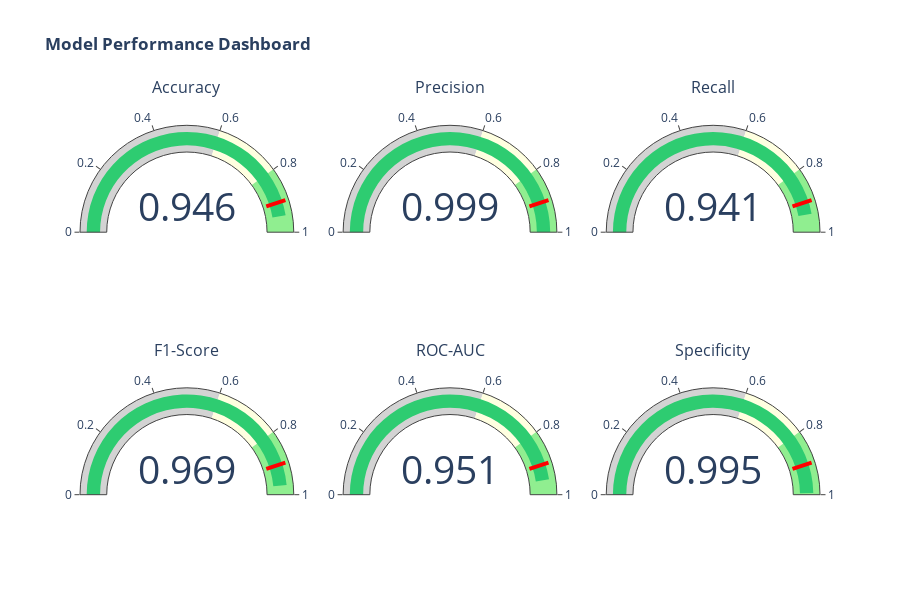

Notebook code for this chart:
### Markdown cell above
### 5.2 Performance Metrics Dashboard

### Code cell
# Extract metrics
metrics = results['performance_metrics']

# Create interactive gauge charts
fig = make_subplots(
    rows=2, cols=3,
    specs=[[{'type': 'indicator'}, {'type': 'indicator'}, {'type': 'indicator'}],
           [{'type': 'indicator'}, {'type': 'indicator'}, {'type': 'indicator'}]],
    subplot_titles=('Accuracy', 'Precision', 'Recall', 'F1-Score', 'ROC-AUC', 'Specificity')
)

# Define metrics and positions
metric_list = [
    ('accuracy', 1, 1),
    ('precision', 1, 2),
    ('recall', 1, 3),
    ('f1_score', 2, 1),
    ('roc_auc', 2, 2),
    ('specificity', 2, 3)
]

for metric_name, row, col in metric_list:
    value = metrics[metric_name]
    color = '#2ecc71' if value >= 0.8 else ('#f39c12' if value >= 0.6 else '#e74c3c')
    
    fig.add_trace(
        go.Indicator(
            mode="gauge+number",
            value=value,
            domain={'x': [0, 1], 'y': [0, 1]},
            gauge={
                'axis': {'range': [0, 1]},
                'bar': {'color': color},
                'steps': [
                    {'range': [0, 0.6], 'color': 'lightgray'},
                    {'range': [0.6, 0.8], 'color': 'lightyellow'},
                    {'range': [0.8, 1], 'color': 'lightgreen'}
                ],
                'threshold': {
                    'line': {'color': 'red', 'width': 4},
                    'thickness': 0.75,
                    'value': 0.9
                }
            }
        ),
        row=row, col=col
    )

fig.update_layout(
    title_text="<b>Model Performance Dashboard</b>",
    height=600,
    showlegend=False
)

fig.show()

### Figure 1 — Plotly figure (JSON) as saved in the notebook; plotly's stock layout.template omitted (floating-point values rounded to 4 significant figures)
{"data": [{"domain": {"x": [0, 0.2889], "y": [0.625, 1]}, "gauge": {"axis": {"range": [0, 1]}, "bar": {"color": "#2ecc71"}, "steps": [{"color": "lightgray", "range": [0, 0.6]}, {"color": "lightyellow", "range": [0.6, 0.8]}, {"color": "lightgreen", "range": [0.8, 1]}], "threshold": {"line": {"color": "red", "width": 4}, "thickness": 0.75, "value": 0.9}}, "mode": "gauge+number", "type": "indicator", "value": 0.9457}, {"domain": {"x": [0.3556, 0.6444], "y": [0.625, 1]}, "gauge": {"axis": {"range": [0, 1]}, "bar": {"color": "#2ecc71"}, "steps": [{"color": "lightgray", "range": [0, 0.6]}, {"color": "lightyellow", "range": [0.6, 0.8]}, {"color": "lightgreen", "range": [0.8, 1]}], "threshold": {"line": {"color": "red", "width": 4}, "thickness": 0.75, "value": 0.9}}, "mode": "gauge+number", "type": "indicator", "value": 0.9994}, {"domain": {"x": [0.7111, 1], "y": [0.625, 1]}, "gauge": {"axis": {"range": [0, 1]}, "bar": {"color": "#2ecc71"}, "steps": [{"color": "lightgray", "range": [0, 0.6]}, {"color": "lightyellow", "range": [0.6, 0.8]}, {"color": "lightgreen", "range": [0.8, 1]}], "threshold": {"line": {"color": "red", "width": 4}, "thickness": 0.75, "value": 0.9}}, "mode": "gauge+number", "type": "indicator", "value": 0.9407}, {"domain": {"x": [0, 0.2889], "y": [0, 0.375]}, "gauge": {"axis": {"range": [0, 1]}, "bar": {"color": "#2ecc71"}, "steps": [{"color": "lightgray", "range": [0, 0.6]}, {"color": "lightyellow", "range": [0.6, 0.8]}, {"color": "lightgreen", "range": [0.8, 1]}], "threshold": {"line": {"color": "red", "width": 4}, "thickness": 0.75, "value": 0.9}}, "mode": "gauge+number", "type": "indicator", "value": 0.9691}, {"domain": {"x": [0.3556, 0.6444], "y": [0, 0.375]}, "gauge": {"axis": {"range": [0, 1]}, "bar": {"color": "#2ecc71"}, "steps": [{"color": "lightgray", "range": [0, 0.6]}, {"color": "lightyellow", "range": [0.6, 0.8]}, {"color": "lightgreen", "range": [0.8, 1]}], "threshold": {"line": {"color": "red", "width": 4}, "thickness": 0.75, "value": 0.9}}, "mode": "gauge+number", "type": "indicator", "value": 0.951}, {"domain": {"x": [0.7111, 1], "y": [0, 0.375]}, "gauge": {"axis": {"range": [0, 1]}, "bar": {"color": "#2ecc71"}, "steps": [{"color": "lightgray", "range": [0, 0.6]}, {"color": "lightyellow", "range": [0.6, 0.8]}, {"color": "lightgreen", "range": [0.8, 1]}], "threshold": {"line": {"color": "red", "width": 4}, "thickness": 0.75, "value": 0.9}}, "mode": "gauge+number", "type": "indicator", "value": 0.9945}], "layout": {"annotations": [{"font": {"size": 16}, "showarrow": false, "text": "Accuracy", "x": 0.1444, "xanchor": "center", "xref": "paper", "y": 1, "yanchor": "bottom", "yref": "paper"}, {"font": {"size": 16}, "showarrow": false, "text": "Precision", "x": 0.5, "xanchor": "center", "xref": "paper", "y": 1, "yanchor": "bottom", "yref": "paper"}, {"font": {"size": 16}, "showarrow": false, "text": "Recall", "x": 0.8556, "xanchor": "center", "xref": "paper", "y": 1, "yanchor": "bottom", "yref": "paper"}, {"font": {"size": 16}, "showarrow": false, "text": "F1-Score", "x": 0.1444, "xanchor": "center", "xref": "paper", "y": 0.375, "yanchor": "bottom", "yref": "paper"}, {"font": {"size": 16}, "showarrow": false, "text": "ROC-AUC", "x": 0.5, "xanchor": "center", "xref": "paper", "y": 0.375, "yanchor": "bottom", "yref": "paper"}, {"font": {"size": 16}, "showarrow": false, "text": "Specificity", "x": 0.8556, "xanchor": "center", "xref": "paper", "y": 0.375, "yanchor": "bottom", "yref": "paper"}], "height": 600, "showlegend": false, "title": {"text": "<b>Model Performance Dashboard</b>"}}}
